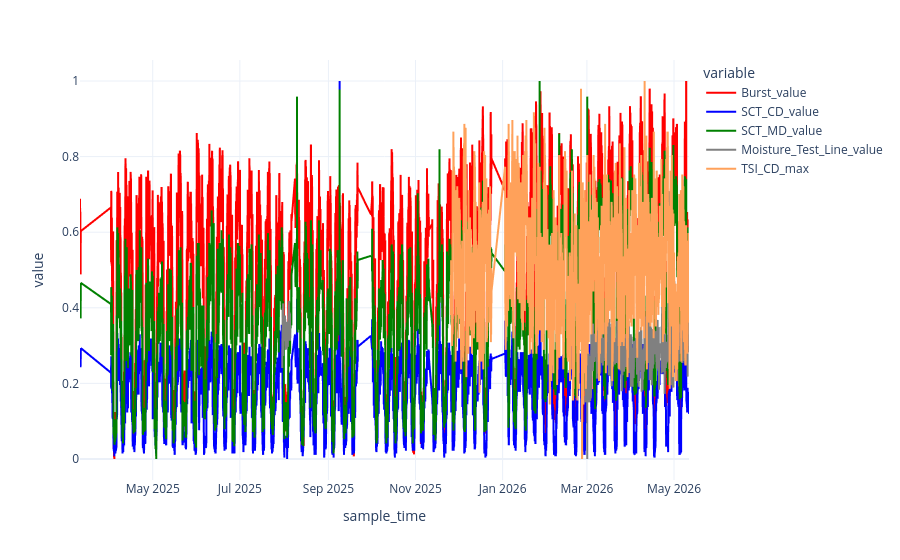

The notebook cell this image was saved under:
### Code cell
colors = {
    "Burst_value": "red",
    "SCT_CD_value": "blue",
    "SCT_MD_value": "green",
    "Moisture_Test_Line_value": "gray"
}

compare_time_series(optvsn_df, time_col = "sample_time", value_cols = ["Burst_value", 'SCT_CD_value', 'SCT_MD_value','Moisture_Test_Line_value','TSI_CD_max'], mode="normalize", colors= colors)

### Figure 1 — Plotly figure (JSON) as saved in the notebook; plotly's stock layout.template omitted (floating-point values rounded to 4 significant figures; data arrays with more than 128 entries replaced by an {"elided": "..."} marker saying what was removed)
{"data": [{"hovertemplate": "variable=Burst_value<br>sample_time=%{x}<br>value=%{y}<extra></extra>", "legendgroup": "Burst_value", "line": {"color": "red", "dash": "solid"}, "marker": {"symbol": "circle"}, "mode": "lines", "name": "Burst_value", "showlegend": true, "type": "scattergl", "x": {"elided": "8966 str values"}, "xaxis": "x", "y": {"elided": "8966 float values"}, "yaxis": "y"}, {"hovertemplate": "variable=SCT_CD_value<br>sample_time=%{x}<br>value=%{y}<extra></extra>", "legendgroup": "SCT_CD_value", "line": {"color": "blue", "dash": "solid"}, "marker": {"symbol": "circle"}, "mode": "lines", "name": "SCT_CD_value", "showlegend": true, "type": "scattergl", "x": {"elided": "8966 str values"}, "xaxis": "x", "y": {"elided": "8966 float values"}, "yaxis": "y"}, {"hovertemplate": "variable=SCT_MD_value<br>sample_time=%{x}<br>value=%{y}<extra></extra>", "legendgroup": "SCT_MD_value", "line": {"color": "green", "dash": "solid"}, "marker": {"symbol": "circle"}, "mode": "lines", "name": "SCT_MD_value", "showlegend": true, "type": "scattergl", "x": {"elided": "8966 str values"}, "xaxis": "x", "y": {"elided": "8966 float values"}, "yaxis": "y"}, {"hovertemplate": "variable=Moisture_Test_Line_value<br>sample_time=%{x}<br>value=%{y}<extra></extra>", "legendgroup": "Moisture_Test_Line_value", "line": {"color": "gray", "dash": "solid"}, "marker": {"symbol": "circle"}, "mode": "lines", "name": "Moisture_Test_Line_value", "showlegend": true, "type": "scattergl", "x": {"elided": "8966 str values"}, "xaxis": "x", "y": {"elided": "8966 float values"}, "yaxis": "y"}, {"hovertemplate": "variable=TSI_CD_max<br>sample_time=%{x}<br>value=%{y}<extra></extra>", "legendgroup": "TSI_CD_max", "line": {"color": "#FFA15A", "dash": "solid"}, "marker": {"symbol": "circle"}, "mode": "lines", "name": "TSI_CD_max", "showlegend": true, "type": "scattergl", "x": {"elided": "8966 str values"}, "xaxis": "x", "y": {"elided": "8966 float values"}, "yaxis": "y"}], "layout": {"hovermode": "x unified", "legend": {"title": {"text": "variable"}, "tracegroupgap": 0}, "margin": {"t": 60}, "xaxis": {"anchor": "y", "domain": [0, 1], "title": {"text": "sample_time"}}, "yaxis": {"anchor": "x", "domain": [0, 1], "title": {"text": "value"}}}}
